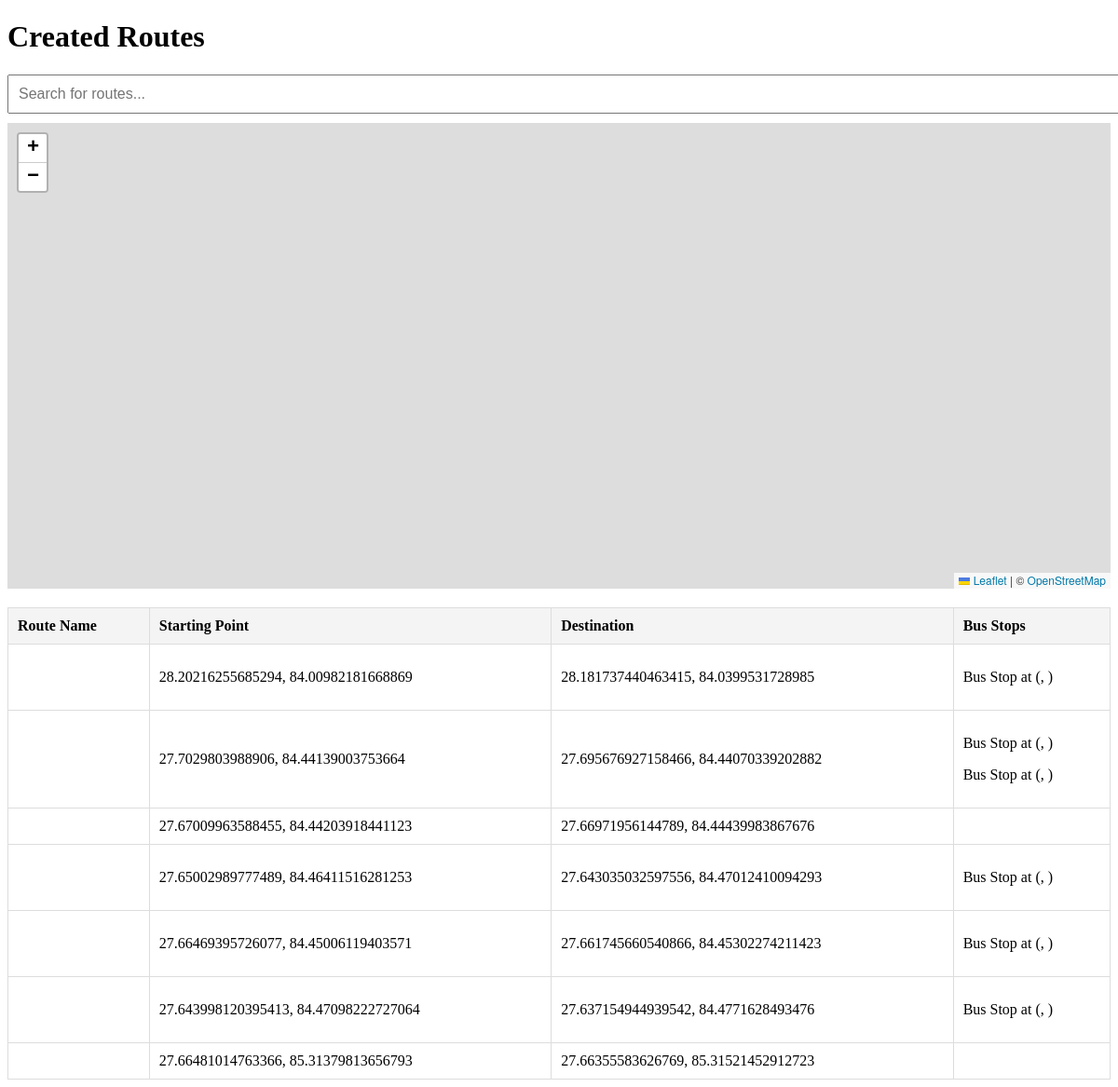
The page /route_manager/routes/ on the database its author committed.
### route_manager/models.py (models this page shows, shortened)
class Route(models.Model):
    route_name = models.CharField(max_length=255)
    starting_point = models.CharField(max_length=255)
    destination = models.CharField(max_length=255)
    route_data = models.TextField()

class BusStop(models.Model):
    name = models.CharField(max_length=255)
    latitude = models.FloatField()
    longitude = models.FloatField()
    route = models.ForeignKey(Route, on_delete=models.CASCADE, related_name='bus_stops')

### route_manager/views.py (the view)
# urls.py: path('routes/', views.route_list, name='route_list'),  # Added route list
def route_list(request):
    routes = Route.objects.all()
    bus_stops = BusStop.objects.all()
    return render(request, 'route_manager/routelist.html', {
        'routes': routes,
        'bus_stops': bus_stops,
    })

### route_manager/templates/route_manager/routelist.html (shortened to what this page needs)
<!DOCTYPE html>
<html lang="en">
<head>
    <link rel="stylesheet" href="https://unpkg.com/leaflet@1.7.1/dist/leaflet.css" />
</head>
<body>
<h1>Created Routes</h1>
<input type="text" id="searchBox" placeholder="Search for routes..." onkeyup="filterRoutes()">
<div id="map"></div>
<table id="routeTable">
    <thead>
        <tr>
            <th>Route Name</th>
            <th>Starting Point</th>
            <th>Destination</th>
            <th>Bus Stops</th>
        </tr>
    </thead>
    <tbody>
        {% for route in routes %}
        <tr id="route-{{ route.id }}" onclick="showBusStops({{ route.id }})">
            <td>{{ route.name }}</td>
            <td>{{ route.starting_point }}</td>
            <td>{{ route.destination }}</td>
            <td>
                {% for bus_stop in route.bus_stops.all %}
                    <p>Bus Stop at ({{ bus_stop.lat }}, {{ bus_stop.lon }})</p>
                {% endfor %}
            </td>
        </tr>
        {% empty %}
        <tr>
            <td colspan="4">No routes created yet.</td>
        </tr>
        {% endfor %}
    </tbody>
</table>
<link rel="stylesheet" href="https://unpkg.com/leaflet-routing-machine/dist/leaflet-routing-machine.css" />
</body>
</html>

### route_manager/templates/route_manager/routelist.html (style rules this page uses)
table { width: 100%; border-collapse: collapse; }
th, td { padding: 10px; border: 1px solid #ddd; text-align: left; }
th { background-color: #f4f4f4; }
#map { height: 500px; width: 100%; margin-bottom: 20px; }
#searchBox { width: 100%; padding: 10px; margin-bottom: 10px; font-size: 16px; }

### rows shown on the page
Route: starting_point "28.20216255685294, 84.00982181668869", destination "28.181737440463415, 84.0399531728985"
Route: starting_point "27.7029803988906, 84.44139003753664", destination "27.695676927158466, 84.44070339202882"
Route: starting_point "27.67009963588455, 84.44203918441123", destination "27.66971956144789, 84.44439983867676"
Route: starting_point "27.65002989777489, 84.46411516281253", destination "27.643035032597556, 84.47012410094293"
Route: starting_point "27.66469395726077, 84.45006119403571", destination "27.661745660540866, 84.45302274211423"
Route: starting_point "27.643998120395413, 84.47098222727064", destination "27.637154944939542, 84.4771628493476"
Route: starting_point "27.66481014763366, 85.31379813656793", destination "27.66355583626769, 85.31521452912723"
